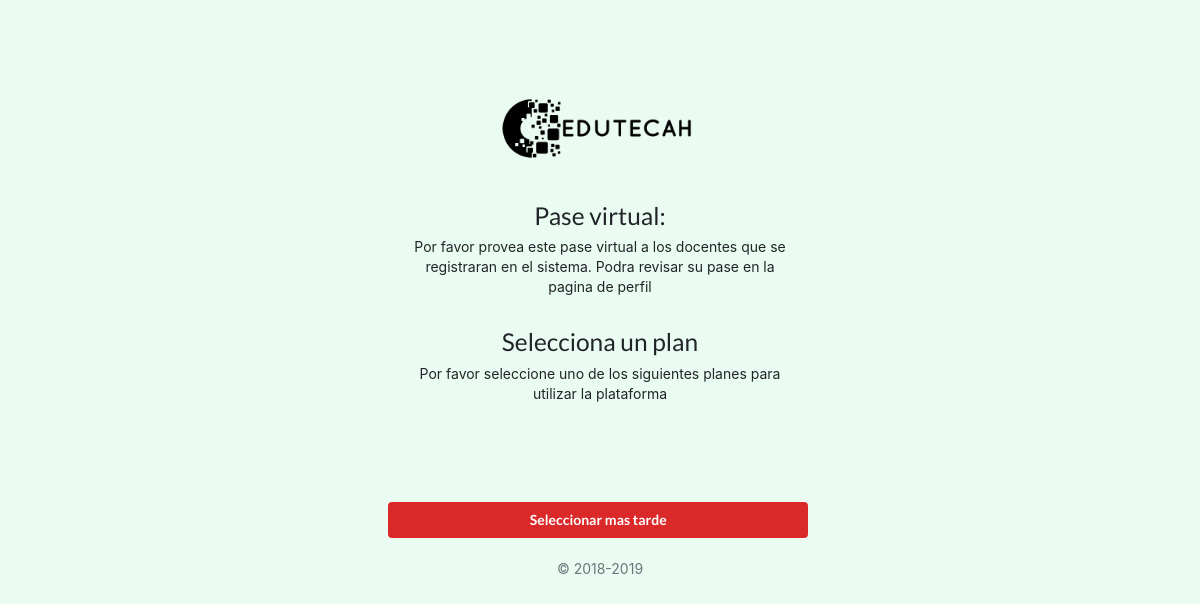
/planes.php (signed in), run on an earlier commit of the app's database.
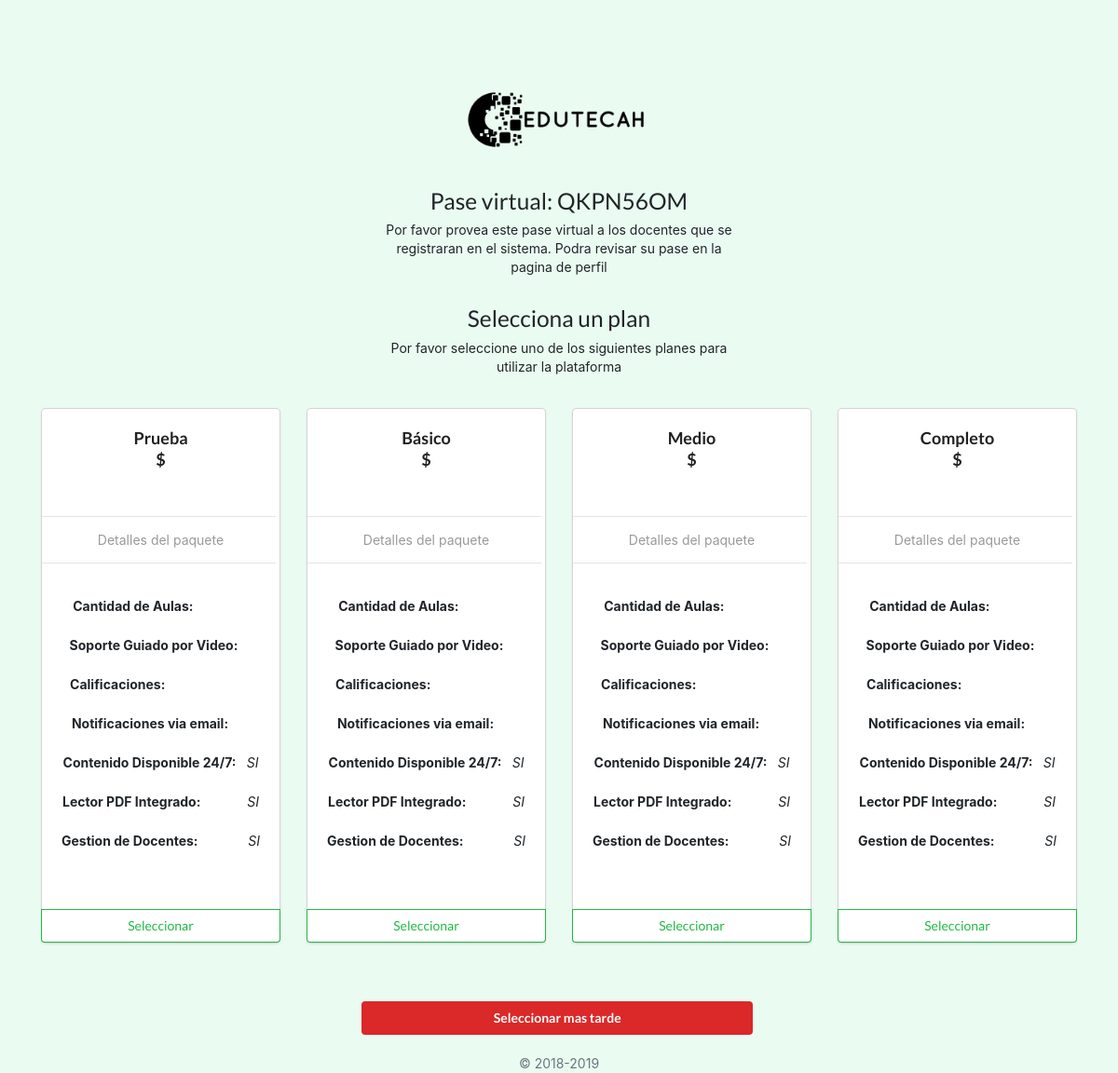
And on a later commit of the database.
### tables this page shows
CREATE TABLE IF NOT EXISTS `tbltipoplan` (
  `IDTIpoPlan` int(10) NOT NULL AUTO_INCREMENT,
  `TipoPlan` varchar(15) NOT NULL,
  PRIMARY KEY (`IDTIpoPlan`)
);

### Clases/Conexion.php (called while the page is built, shortened)
<?php
	class Conexion{
		private $host = "localhost";
		private $usuario = "root";
		private $password = "";
		private $baseDatos = "edutecah";
		private $puerto = 3306;
		private $link;
		public function __construct(){
			$this->link = mysqli_connect(
				$this->host,
				$this->usuario,
				$this->password,
				$this->baseDatos,
				$this->puerto
			);
		}
		public function ejecutarConsulta($sql){
			return mysqli_query($this->link, $sql);
		}
	}
?>

### planes.php (the view, shortened to what this page needs)
<?php
include("Clases/Conexion.php");
$conexion = new Conexion();
$conexion->mysql_set_charset("utf8");
?>
<!DOCTYPE html>
<html>
<head>
  <link rel="stylesheet" type="text/css" href="Frameworks/Semantic/semantic.min.css">
  <link rel="stylesheet" type="text/css" href="Frameworks/Bootstrap/css/bootstrap.css">
  <link rel="stylesheet" type="text/css" href="Recursos/Estilos/floating-labels.css">
</head>
<body style="background-color: #eafbf1">
  <div class="container mt-5">
    <div class="row">
      <div class="col-md-12">
        <div class="text-center form-signin">
          <img src="Recursos/Imagenes/logoDark.png" alt="" width="200" >
          <h1 class="h3 font-weight-normal">Pase virtual: <?php echo $_SESSION['Pase']; ?></h1>
          <p>Por favor provea este pase virtual a los docentes que se registraran en el sistema.
          Podra revisar su pase en la pagina de perfil</p>
        </div>
      </div>
    </div>
    <div class="row">
      <div class="col-md-12">
        <div class="text-center mb-4">
          <div class="form-signin">
            <h1 class="h3 font-weight-normal">Selecciona un plan</h1>
            <p>Por favor seleccione uno de los siguientes planes para utilizar la plataforma <br> <br></p>
          </div>
          <div class="row">
            <?php
            $consulta="select tbltipoplan.IDTipoPlan, tbltipoplan.TipoPlan , tbltipoplan.Precio, tbltipoplan.Soporte, tbltipoplan.AulasDisponibles, tbltipoplan.Calificaciones, tbltipoplan.notificacionesEmail from tbltipoplan";
            $resultado=$conexion->ejecutarconsulta($consulta);
            while ($arreglo=$resultado->fetch_array()) {
              echo'
              <div class="col-md-3" id="divCard">
              <div class="card ui">
              <div class="ui center aligned header"> <br> '.$arreglo['TipoPlan'].'<br> $  '   .$arreglo['Precio']. ' </div>
              <div class="meta">
              <span class="category"> <br>  <hr>  Detalles del paquete <hr> <br> </span>
              </div>
              <div class="description">
              <div class="item"> <strong>Cantidad de Aulas: </strong> &emsp;&emsp;&emsp;&emsp; <em>'.$arreglo['AulasDisponibles'].'</em>  <br> <br></div>
              <div class="item"><strong> Soporte Guiado por Video: </strong> &nbsp; &nbsp; <em>  '.$arreglo['Soporte'].'</em>  <br><br></div>
              <div class="item"><strong> Calificaciones: </strong> &nbsp; &nbsp; &nbsp; &nbsp;  &emsp;  &emsp;  &emsp; &nbsp; <em>  '.$arreglo['Calificaciones'].'</em>  <br><br></div>
              <div class="item"><strong> Notificaciones via email: </strong> &nbsp; &nbsp; &nbsp; <em>  '.$arreglo['notificacionesEmail'].'</em>  <br><br></div>
              <div class="item"> <strong>Contenido Disponible 24/7: </strong> &nbsp;  <em>SI</em> <br> <br> </div>
              <div class="item"> <strong>Lector PDF Integrado:</strong> &emsp;&emsp;&emsp;  <em>SI</em> <br> <br> </div>
              <div class="item"> <strong> Gestion de Docentes:</strong>  &nbsp;&emsp;&emsp;&emsp;  <em>SI</em> <br> <br> </div>
              <br>
              <br>
              </div>
              <a class="ui basic green button"  href="Acciones/actualizarPlan.php?planID='.$arreglo['IDTipoPlan'].'&Aulas='.$arreglo['AulasDisponibles'].'">Seleccionar</a>
              </div>
              </div>
              ';     }  ?>
            </div>
            <br>
            <a href="index.php" class="form-signin btn btn-block ui red button mt-5">Seleccionar mas tarde</a>
          </div>
        </div>
      </div>
      <p class="text-muted text-center mb-4">&copy; 2018-2019</p>
    </div>
  </body>
  </html>

What changed in the data, as far as the page shows it:
added tbltipoplan: TipoPlan "Prueba"
added tbltipoplan: TipoPlan "Básico"
added tbltipoplan: TipoPlan "Medio"
added tbltipoplan: TipoPlan "Completo"
Also different on the page:
$_SESSION['Pase']: (not shown) → "QKPN56OM"
